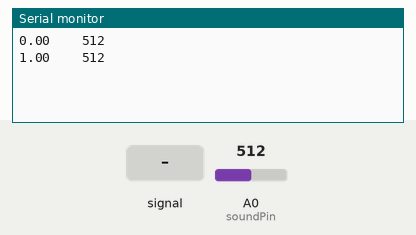
Simulated run of this sketch. Board: Arduino Uno, built with avr-gcc and run on an emulated ATmega328P. Shown: the last lines printed to the serial monitor. The inputs (shaded band) are chosen by the test bench; at power-on: A0 (soundPin) = 512.

Above: at 1.8 s.
1.9 s: A0 (soundPin) fed a 200 Hz sine of ±81 counts around its level
At 2.4 s:
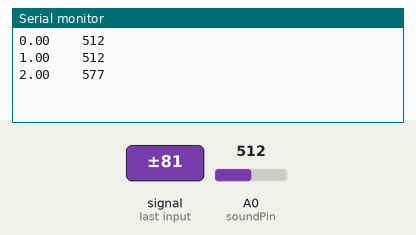
3.4 s: A0 (soundPin) set to 716
At 4.7 s:
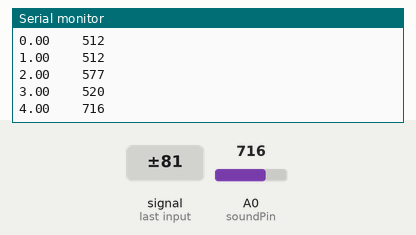
4.9 s: A0 (soundPin) fed a 1000 Hz sine of ±255 counts around its level
At 5.8 s:
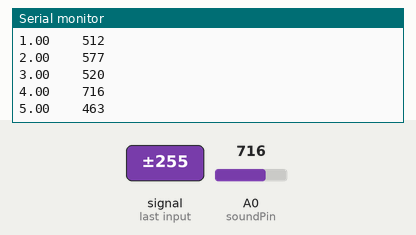
6.4 s: A0 (soundPin) set to 900
At 7.5 s:
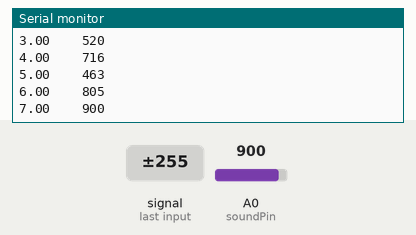
Timing chart, 0 to 8.9 s (numbered marks = the images above; inputs shaded):
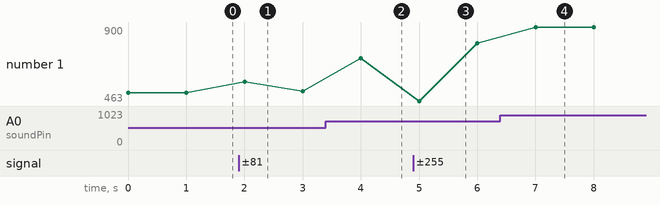

The sketch:

KY-38.ino
```cpp
int soundPin = A0;  // den analog port fra KY-038 sættes til A0
int sensorValue = 0;  //varibel til at gemme måling fra KY-038.
int GND= A1; // ground til KY-038 er sat til A1.
int Vcc=A2; // Vcc til KY-038 er tilslutte til A2

void setup ()
{
  pinMode(GND, OUTPUT);
digitalWrite(GND, LOW);
// giver 0 volt til GND på KY-038.
pinMode(Vcc, OUTPUT);
digitalWrite(Vcc, HIGH);
// giver 0 volt til Vcc på KY-038.
Serial.begin (9600);
}

void loop ()
{
sensorValue = analogRead (soundPin); //måling fra KY-038 foretages
Serial.print(millis()*0.001); Serial.print("    "); Serial.println (sensorValue, DEC);
//tidspunkt i sekunder og den målt værdi skrives ud på Serial Monitor.
delay (1000); //pause på 1 sek. i mellem hver måling.
}
```

Measured:
- after the input at 1.9 s, the serial monitor: prints a new line after 0.10 s (image 1)
- after the input at 3.4 s, the serial monitor: prints a new line after 0.60 s (image 2)
- after the input at 4.9 s, the serial monitor: prints a new line after 0.10 s (image 3)
- after the input at 6.4 s, the serial monitor: prints a new line after 0.61 s (image 4)
- plotted number 1: 512 → 520 after the input at 1.9 s, 520 → 716 after the input at 3.4 s, 716 → 805 after the input at 4.9 s, 805 → 900 after the input at 6.4 s
